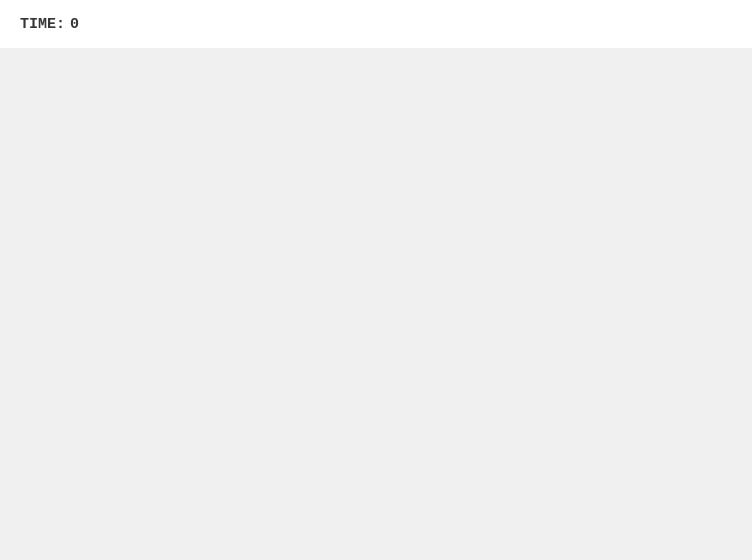
<?xml version="1.0" encoding="UTF-8"?>
<ui version="4.0">
 <class>MainWindow</class>
 <widget class="QMainWindow" name="MainWindow">
  <property name="geometry">
   <rect>
    <x>0</x>
    <y>0</y>
    <width>752</width>
    <height>560</height>
   </rect>
  </property>
  <property name="minimumSize">
   <size>
    <width>752</width>
    <height>560</height>
   </size>
  </property>
  <property name="maximumSize">
   <size>
    <width>752</width>
    <height>560</height>
   </size>
  </property>
  <property name="windowTitle">
   <string>Maze</string>
  </property>
  <property name="windowIcon">
   <iconset>
    <normaloff>:/Images/icon.ico</normaloff>:/Images/icon.ico</iconset>
  </property>
  <property name="styleSheet">
   <string notr="true"/>
  </property>
  <widget class="QWidget" name="mainWidget">
   <property name="styleSheet">
    <string notr="true">background-color: #F0F0F0;</string>
   </property>
   <widget class="QFrame" name="menuFrame">
    <property name="geometry">
     <rect>
      <x>0</x>
      <y>0</y>
      <width>752</width>
      <height>48</height>
     </rect>
    </property>
    <property name="toolTipDuration">
     <number>0</number>
    </property>
    <property name="styleSheet">
     <string notr="true">background-color: #FFFFFF;</string>
    </property>
    <property name="frameShape">
     <enum>QFrame::NoFrame</enum>
    </property>
    <property name="frameShadow">
     <enum>QFrame::Raised</enum>
    </property>
    <property name="lineWidth">
     <number>0</number>
    </property>
    <widget class="QLabel" name="timeLabel">
     <property name="geometry">
      <rect>
       <x>20</x>
       <y>0</y>
       <width>50</width>
       <height>48</height>
      </rect>
     </property>
     <property name="font">
      <font>
       <family>Consolas</family>
       <pointsize>11</pointsize>
       <italic>false</italic>
       <bold>true</bold>
      </font>
     </property>
     <property name="styleSheet">
      <string notr="true">color: #353535;
</string>
     </property>
     <property name="text">
      <string>TIME:</string>
     </property>
    </widget>
    <widget class="QPushButton" name="restartButton">
     <property name="geometry">
      <rect>
       <x>690</x>
       <y>0</y>
       <width>48</width>
       <height>48</height>
      </rect>
     </property>
     <property name="styleSheet">
      <string notr="true">QPushButton
{
	image: url(:/images/restart_normal.png);
	border:0px;
}
QPushButton:hover
{
	image: url(:/images/restart_hover.png);
}</string>
     </property>
     <property name="text">
      <string/>
     </property>
    </widget>
    <widget class="QPushButton" name="trackButton">
     <property name="geometry">
      <rect>
       <x>642</x>
       <y>0</y>
       <width>48</width>
       <height>48</height>
      </rect>
     </property>
     <property name="styleSheet">
      <string notr="true">QPushButton
{	
	image: url(:/images/find_normal.png);
	border: 0px;
}
QPushButton:hover
{
	image: url(:/images/find_hover.png);
}</string>
     </property>
     <property name="text">
      <string/>
     </property>
    </widget>
    <widget class="QPushButton" name="fogButton">
     <property name="geometry">
      <rect>
       <x>594</x>
       <y>0</y>
       <width>48</width>
       <height>48</height>
      </rect>
     </property>
     <property name="styleSheet">
      <string notr="true">QPushButton
{	
	image: url(:/images/fog_normal.png);
	border: 0px;
}
QPushButton:hover
{
	image: url(:/images/fog_hover.png);
}</string>
     </property>
     <property name="text">
      <string/>
     </property>
    </widget>
    <widget class="QLabel" name="timeValueLabel">
     <property name="geometry">
      <rect>
       <x>70</x>
       <y>0</y>
       <width>200</width>
       <height>48</height>
      </rect>
     </property>
     <property name="font">
      <font>
       <family>Consolas</family>
       <pointsize>11</pointsize>
       <italic>false</italic>
       <bold>true</bold>
      </font>
     </property>
     <property name="styleSheet">
      <string notr="true">color: #353535;
</string>
     </property>
     <property name="text">
      <string>0</string>
     </property>
    </widget>
   </widget>
   <widget class="SceneWidget" name="sceneWidget" native="true">
    <property name="geometry">
     <rect>
      <x>0</x>
      <y>48</y>
      <width>752</width>
      <height>512</height>
     </rect>
    </property>
    <property name="minimumSize">
     <size>
      <width>752</width>
      <height>512</height>
     </size>
    </property>
    <property name="maximumSize">
     <size>
      <width>512</width>
      <height>640</height>
     </size>
    </property>
   </widget>
  </widget>
 </widget>
 <customwidgets>
  <customwidget>
   <class>SceneWidget</class>
   <extends>QWidget</extends>
   <header>views/widgets/scenewidget.h</header>
   <container>1</container>
  </customwidget>
 </customwidgets>
 <resources/>
 <connections/>
</ui>
